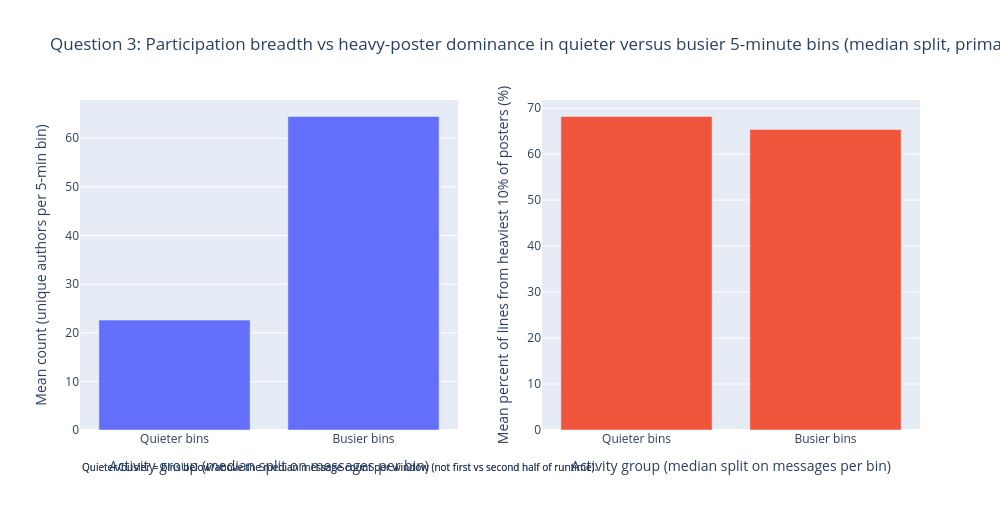

Write notebook code for a chart like this one.
### Markdown cell above
**Chart 2: Who writes most of the chat? (two bars)**

Compares the percent of all messages from the top 10% busiest accounts (65.4%) versus all other accounts combined (34.6%) on the primary stream.

On the primary stream, 7,971 messages come from 1,187 distinct authors. The busiest tenth of accounts (about 119 users) contribute 65.4% of all lines. Cumulative splits tighten quickly: 81.7% from the busiest quarter of accounts, and 91.9% from the busiest half. The chart argues that most of what appears on screen comes from a small minority of accounts, which means raw message volume is not a reliable proxy for how broadly an audience is engaged.

### Code cell
# Chart 3: compare busy vs quiet bins on two metrics (unique authors + heavy-poster share)
# Two side-by-side panels because the two y-axes have incompatible scales (counts vs percentages)
p3 = primary.copy()

# Identify the top 10% most active authors so we can track their share of messages per bin
author_totals = p3.groupby("author_channel_id").size().sort_values(ascending=False)
k10 = max(1, ceil(0.10 * author_totals.size))
heavy = set(author_totals.head(k10).index)
p3["from_heavy_posters"] = p3["author_channel_id"].isin(heavy)

# For each 5-minute window, calculate total messages, unique authors, and heavy-poster share
per_bin = (
    p3.groupby("offset_min_bin_5", as_index=False)
    .agg(
        messages_in_bin=("author_channel_id", "size"),
        different_people=("author_channel_id", pd.Series.nunique),
        pct_lines_from_heavy=("from_heavy_posters", "mean"),
    )
)

# Split bins into "Busier" and "Quieter" groups using the median message count as the cutoff
mid = per_bin["messages_in_bin"].median()
per_bin["kind"] = np.where(
    per_bin["messages_in_bin"] >= mid,
    "Busier bins",
    "Quieter bins",
)

# Average the metrics for each group
summary = (
    per_bin.groupby("kind", observed=True)
    .agg(
        avg_different_people=("different_people", "mean"),
        avg_pct_from_heavy=("pct_lines_from_heavy", "mean"),
    )
    .reset_index()
)
summary["pct_lines_heavy"] = 100 * summary["avg_pct_from_heavy"]
order = sorted(summary["kind"].tolist(), reverse=True)
s2 = summary.set_index("kind").loc[order].reset_index()

fig3 = make_subplots(
    rows=1,
    cols=2,
    subplot_titles=(
        "Mean unique authors per 5-minute bin",
        "Mean percent of lines from heaviest 10% of posters",
    ),
)
fig3.add_trace(
    go.Bar(x=s2["kind"], y=s2["avg_different_people"], marker_color="#636efa", showlegend=False),
    row=1, col=1,
)
fig3.add_trace(
    go.Bar(x=s2["kind"], y=s2["pct_lines_heavy"], marker_color="#EF553B", showlegend=False),
    row=1, col=2,
)
fig3.update_yaxes(title_text="Mean count (unique authors per 5-min bin)", row=1, col=1)
fig3.update_yaxes(title_text="Mean percent of lines from heaviest 10% of posters (%)", tickformat=".0f", row=1, col=2)
fig3.update_xaxes(title_text="Activity group (median split on messages per bin)", row=1, col=1)
fig3.update_xaxes(title_text="Activity group (median split on messages per bin)", row=1, col=2)
fig3.update_layout(
    title_text=(
        "Question 3: Participation breadth vs heavy-poster dominance in quieter "
        "versus busier 5-minute bins (median split, primary stream)"
    ),
    height=520, width=1000, margin=dict(b=90),
    annotations=[
        dict(
            text="Quieter/busier = bins below/above the median message count per window (not first vs second half of runtime).",
            xref="paper", yref="paper", x=0, y=-0.14,
            showarrow=False, xanchor="left", font=dict(size=10),
        )
    ],
)
fig3.write_image(IMAGES_DIR / "mp1_q3_participation_high_vs_low.png", width=1000, height=550, scale=2)
fig3.show()

# Clean up any leftover PNG files from an earlier version that had Q3 as two separate charts
for stale in ("mp1_q3a_unique_authors.png", "mp1_q3b_heavy_poster_share.png"):
    stale_path = IMAGES_DIR / stale
    if stale_path.exists():
        stale_path.unlink()
        print("Removed stale:", stale_path.name)

print("Saved PNGs:", sorted(IMAGES_DIR.glob("mp1_q*.png")))

### Figure 1 — Plotly figure (JSON) as saved in the notebook; plotly's stock layout.template omitted (floating-point values rounded to 4 significant figures)
{"data": [{"marker": {"color": "#636efa"}, "showlegend": false, "type": "bar", "x": ["Quieter bins", "Busier bins"], "xaxis": "x", "y": [22.61, 64.48], "yaxis": "y"}, {"marker": {"color": "#EF553B"}, "showlegend": false, "type": "bar", "x": ["Quieter bins", "Busier bins"], "xaxis": "x2", "y": [68.17, 65.36], "yaxis": "y2"}], "layout": {"annotations": [{"font": {"size": 10}, "showarrow": false, "text": "Quieter/busier = bins below/above the median message count per window (not first vs second half of runtime).", "x": 0, "xanchor": "left", "xref": "paper", "y": -0.14, "yanchor": "bottom", "yref": "paper"}, {"font": {"size": 10}, "showarrow": false, "text": "Quieter/busier = bins below/above the median message count per window (not first vs second half of runtime).", "x": 0, "xanchor": "left", "xref": "paper", "y": -0.14, "yanchor": "bottom", "yref": "paper"}], "height": 520, "margin": {"b": 90}, "title": {"text": "Question 3: Participation breadth vs heavy-poster dominance in quieter versus busier 5-minute bins (median split, primary stream)"}, "width": 1000, "xaxis": {"anchor": "y", "domain": [0, 0.45], "title": {"text": "Activity group (median split on messages per bin)"}}, "xaxis2": {"anchor": "y2", "domain": [0.55, 1], "title": {"text": "Activity group (median split on messages per bin)"}}, "yaxis": {"anchor": "x", "domain": [0, 1], "title": {"text": "Mean count (unique authors per 5-min bin)"}}, "yaxis2": {"anchor": "x2", "domain": [0, 1], "tickformat": ".0f", "title": {"text": "Mean percent of lines from heaviest 10% of posters (%)"}}}}
